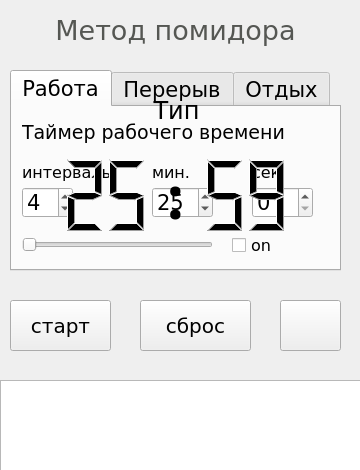
<?xml version="1.0" encoding="UTF-8"?>
<ui version="4.0">
 <class>MainForm</class>
 <widget class="QWidget" name="MainForm">
  <property name="geometry">
   <rect>
    <x>0</x>
    <y>0</y>
    <width>360</width>
    <height>470</height>
   </rect>
  </property>
  <property name="windowTitle">
   <string>tomato</string>
  </property>
  <widget class="QTabWidget" name="TabMenuIntervals">
   <property name="enabled">
    <bool>true</bool>
   </property>
   <property name="geometry">
    <rect>
     <x>10</x>
     <y>70</y>
     <width>331</width>
     <height>201</height>
    </rect>
   </property>
   <property name="font">
    <font>
     <family>DejaVu Sans</family>
     <pointsize>16</pointsize>
    </font>
   </property>
   <property name="currentIndex">
    <number>0</number>
   </property>
   <widget class="QWidget" name="tab_7">
    <attribute name="title">
     <string>Работа</string>
    </attribute>
    <widget class="QCheckBox" name="checkBox_WorkOff">
     <property name="geometry">
      <rect>
       <x>220</x>
       <y>130</y>
       <width>61</width>
       <height>16</height>
      </rect>
     </property>
     <property name="font">
      <font>
       <family>DejaVu Sans</family>
       <pointsize>12</pointsize>
      </font>
     </property>
     <property name="text">
      <string>on</string>
     </property>
    </widget>
    <widget class="QSpinBox" name="spinBox_WorkSecunde">
     <property name="geometry">
      <rect>
       <x>240</x>
       <y>80</y>
       <width>61</width>
       <height>31</height>
      </rect>
     </property>
     <property name="maximum">
      <number>60</number>
     </property>
    </widget>
    <widget class="QLabel" name="label_4">
     <property name="geometry">
      <rect>
       <x>140</x>
       <y>50</y>
       <width>61</width>
       <height>31</height>
      </rect>
     </property>
     <property name="font">
      <font>
       <family>DejaVu Sans</family>
       <pointsize>12</pointsize>
      </font>
     </property>
     <property name="text">
      <string>мин.</string>
     </property>
    </widget>
    <widget class="QSpinBox" name="spinBox_WorkMinute">
     <property name="geometry">
      <rect>
       <x>140</x>
       <y>80</y>
       <width>61</width>
       <height>31</height>
      </rect>
     </property>
     <property name="minimum">
      <number>0</number>
     </property>
     <property name="maximum">
      <number>999</number>
     </property>
     <property name="value">
      <number>25</number>
     </property>
    </widget>
    <widget class="QSpinBox" name="spinBox_WorkInterval">
     <property name="geometry">
      <rect>
       <x>10</x>
       <y>80</y>
       <width>51</width>
       <height>31</height>
      </rect>
     </property>
     <property name="minimum">
      <number>0</number>
     </property>
     <property name="value">
      <number>4</number>
     </property>
    </widget>
    <widget class="QSlider" name="horizontalSlider_workMinute">
     <property name="geometry">
      <rect>
       <x>10</x>
       <y>130</y>
       <width>191</width>
       <height>16</height>
      </rect>
     </property>
     <property name="maximum">
      <number>240</number>
     </property>
     <property name="orientation">
      <enum>Qt::Horizontal</enum>
     </property>
    </widget>
    <widget class="QLabel" name="label_3">
     <property name="geometry">
      <rect>
       <x>10</x>
       <y>50</y>
       <width>111</width>
       <height>31</height>
      </rect>
     </property>
     <property name="font">
      <font>
       <family>DejaVu Sans</family>
       <pointsize>12</pointsize>
      </font>
     </property>
     <property name="text">
      <string>интервалы</string>
     </property>
    </widget>
    <widget class="QLabel" name="labelTitleWorkTime">
     <property name="geometry">
      <rect>
       <x>10</x>
       <y>10</y>
       <width>301</width>
       <height>31</height>
      </rect>
     </property>
     <property name="font">
      <font>
       <family>DejaVu Sans</family>
       <pointsize>14</pointsize>
      </font>
     </property>
     <property name="text">
      <string>Таймер рабочего времени</string>
     </property>
    </widget>
    <widget class="QLabel" name="label_5">
     <property name="geometry">
      <rect>
       <x>240</x>
       <y>50</y>
       <width>71</width>
       <height>31</height>
      </rect>
     </property>
     <property name="font">
      <font>
       <family>DejaVu Sans</family>
       <pointsize>12</pointsize>
      </font>
     </property>
     <property name="text">
      <string>сек.</string>
     </property>
    </widget>
    <zorder>checkBox_WorkOff</zorder>
    <zorder>spinBox_WorkSecunde</zorder>
    <zorder>label_4</zorder>
    <zorder>spinBox_WorkMinute</zorder>
    <zorder>spinBox_WorkInterval</zorder>
    <zorder>horizontalSlider_workMinute</zorder>
    <zorder>label_3</zorder>
    <zorder>labelTitleWorkTime</zorder>
    <zorder>label_5</zorder>
    <zorder>listWidget</zorder>
    <zorder>label_dotsTime</zorder>
    <zorder>lcdNumber_Minute</zorder>
    <zorder>label_TypeInterval</zorder>
    <zorder>lcdNumber_Second</zorder>
    <zorder>lcdNumber_Second</zorder>
    <zorder>lcdNumber_Minute</zorder>
    <zorder>label_TypeInterval</zorder>
    <zorder>label_dotsTime</zorder>
   </widget>
   <widget class="QWidget" name="tab_8">
    <attribute name="title">
     <string>Перерыв</string>
    </attribute>
    <widget class="QSpinBox" name="spinBox_BreakSecunde">
     <property name="geometry">
      <rect>
       <x>110</x>
       <y>80</y>
       <width>61</width>
       <height>31</height>
      </rect>
     </property>
     <property name="maximum">
      <number>60</number>
     </property>
    </widget>
    <widget class="QCheckBox" name="checkBox_BreakOff">
     <property name="geometry">
      <rect>
       <x>220</x>
       <y>130</y>
       <width>61</width>
       <height>16</height>
      </rect>
     </property>
     <property name="font">
      <font>
       <family>DejaVu Sans</family>
       <pointsize>12</pointsize>
      </font>
     </property>
     <property name="text">
      <string>on</string>
     </property>
    </widget>
    <widget class="QLabel" name="label_6">
     <property name="geometry">
      <rect>
       <x>10</x>
       <y>50</y>
       <width>61</width>
       <height>31</height>
      </rect>
     </property>
     <property name="font">
      <font>
       <family>DejaVu Sans</family>
       <pointsize>12</pointsize>
      </font>
     </property>
     <property name="text">
      <string>мин.</string>
     </property>
    </widget>
    <widget class="QSpinBox" name="spinBox_BreakMinute">
     <property name="geometry">
      <rect>
       <x>10</x>
       <y>80</y>
       <width>61</width>
       <height>31</height>
      </rect>
     </property>
     <property name="maximum">
      <number>999</number>
     </property>
     <property name="value">
      <number>5</number>
     </property>
    </widget>
    <widget class="QSlider" name="horizontalSlider_BreakMinute">
     <property name="geometry">
      <rect>
       <x>10</x>
       <y>130</y>
       <width>191</width>
       <height>16</height>
      </rect>
     </property>
     <property name="maximum">
      <number>240</number>
     </property>
     <property name="orientation">
      <enum>Qt::Horizontal</enum>
     </property>
    </widget>
    <widget class="QLabel" name="label_8">
     <property name="geometry">
      <rect>
       <x>10</x>
       <y>10</y>
       <width>301</width>
       <height>31</height>
      </rect>
     </property>
     <property name="font">
      <font>
       <family>DejaVu Sans</family>
       <pointsize>14</pointsize>
      </font>
     </property>
     <property name="text">
      <string>Таймер маленького перерыва</string>
     </property>
    </widget>
    <widget class="QLabel" name="label_9">
     <property name="geometry">
      <rect>
       <x>110</x>
       <y>50</y>
       <width>71</width>
       <height>31</height>
      </rect>
     </property>
     <property name="font">
      <font>
       <family>DejaVu Sans</family>
       <pointsize>12</pointsize>
      </font>
     </property>
     <property name="text">
      <string>сек.</string>
     </property>
    </widget>
   </widget>
   <widget class="QWidget" name="tab_9">
    <attribute name="title">
     <string>Отдых</string>
    </attribute>
    <widget class="QSpinBox" name="spinBox_BigBreakSecunde">
     <property name="geometry">
      <rect>
       <x>110</x>
       <y>80</y>
       <width>61</width>
       <height>31</height>
      </rect>
     </property>
     <property name="maximum">
      <number>60</number>
     </property>
    </widget>
    <widget class="QCheckBox" name="checkBox_BigBreakOff">
     <property name="geometry">
      <rect>
       <x>220</x>
       <y>130</y>
       <width>61</width>
       <height>16</height>
      </rect>
     </property>
     <property name="font">
      <font>
       <family>DejaVu Sans</family>
       <pointsize>12</pointsize>
      </font>
     </property>
     <property name="text">
      <string>on</string>
     </property>
    </widget>
    <widget class="QLabel" name="label_10">
     <property name="geometry">
      <rect>
       <x>10</x>
       <y>50</y>
       <width>61</width>
       <height>31</height>
      </rect>
     </property>
     <property name="font">
      <font>
       <family>DejaVu Sans</family>
       <pointsize>12</pointsize>
      </font>
     </property>
     <property name="text">
      <string>мин.</string>
     </property>
    </widget>
    <widget class="QSpinBox" name="spinBox_BigBreakMinute">
     <property name="geometry">
      <rect>
       <x>10</x>
       <y>80</y>
       <width>61</width>
       <height>31</height>
      </rect>
     </property>
     <property name="maximum">
      <number>999</number>
     </property>
     <property name="value">
      <number>15</number>
     </property>
    </widget>
    <widget class="QSlider" name="horizontalSlider_BigBreak">
     <property name="geometry">
      <rect>
       <x>10</x>
       <y>130</y>
       <width>191</width>
       <height>16</height>
      </rect>
     </property>
     <property name="maximum">
      <number>240</number>
     </property>
     <property name="orientation">
      <enum>Qt::Horizontal</enum>
     </property>
    </widget>
    <widget class="QLabel" name="label_12">
     <property name="geometry">
      <rect>
       <x>10</x>
       <y>10</y>
       <width>301</width>
       <height>31</height>
      </rect>
     </property>
     <property name="font">
      <font>
       <family>DejaVu Sans</family>
       <pointsize>14</pointsize>
      </font>
     </property>
     <property name="text">
      <string>Таймер большого перерыва</string>
     </property>
    </widget>
    <widget class="QLabel" name="label_13">
     <property name="geometry">
      <rect>
       <x>110</x>
       <y>50</y>
       <width>71</width>
       <height>31</height>
      </rect>
     </property>
     <property name="font">
      <font>
       <family>DejaVu Sans</family>
       <pointsize>12</pointsize>
      </font>
     </property>
     <property name="text">
      <string>сек.</string>
     </property>
    </widget>
   </widget>
  </widget>
  <widget class="QLabel" name="label_header">
   <property name="geometry">
    <rect>
     <x>0</x>
     <y>0</y>
     <width>351</width>
     <height>61</height>
    </rect>
   </property>
   <property name="font">
    <font>
     <family>DejaVu Sans</family>
    </font>
   </property>
   <property name="text">
    <string>&lt;html&gt;&lt;head/&gt;&lt;body&gt;&lt;p align=&quot;center&quot;&gt;&lt;span style=&quot; font-size:20pt; color:#555753;&quot;&gt;Метод помидора&lt;/span&gt;&lt;/p&gt;&lt;/body&gt;&lt;/html&gt;</string>
   </property>
  </widget>
  <widget class="QPushButton" name="pushButton_StartAndStop">
   <property name="geometry">
    <rect>
     <x>10</x>
     <y>300</y>
     <width>101</width>
     <height>51</height>
    </rect>
   </property>
   <property name="font">
    <font>
     <family>DejaVu Sans</family>
     <pointsize>15</pointsize>
    </font>
   </property>
   <property name="text">
    <string>старт</string>
   </property>
  </widget>
  <widget class="QPushButton" name="pushButton_Settings">
   <property name="geometry">
    <rect>
     <x>280</x>
     <y>300</y>
     <width>61</width>
     <height>51</height>
    </rect>
   </property>
   <property name="text">
    <string/>
   </property>
   <property name="icon">
    <iconset>
     <normaloff>../pic/setting.png</normaloff>../pic/setting.png</iconset>
   </property>
   <property name="iconSize">
    <size>
     <width>40</width>
     <height>40</height>
    </size>
   </property>
  </widget>
  <widget class="QPushButton" name="pushButton_Reset">
   <property name="geometry">
    <rect>
     <x>140</x>
     <y>300</y>
     <width>111</width>
     <height>51</height>
    </rect>
   </property>
   <property name="font">
    <font>
     <family>DejaVu Sans</family>
     <pointsize>15</pointsize>
    </font>
   </property>
   <property name="text">
    <string>сброс</string>
   </property>
  </widget>
  <widget class="QListView" name="listView">
   <property name="geometry">
    <rect>
     <x>0</x>
     <y>380</y>
     <width>361</width>
     <height>91</height>
    </rect>
   </property>
   <property name="autoScroll">
    <bool>true</bool>
   </property>
  </widget>
  <widget class="QLCDNumber" name="lcdNumber_Minute">
   <property name="enabled">
    <bool>true</bool>
   </property>
   <property name="geometry">
    <rect>
     <x>60</x>
     <y>140</y>
     <width>91</width>
     <height>111</height>
    </rect>
   </property>
   <property name="frameShape">
    <enum>QFrame::NoFrame</enum>
   </property>
   <property name="frameShadow">
    <enum>QFrame::Raised</enum>
   </property>
   <property name="lineWidth">
    <number>1</number>
   </property>
   <property name="digitCount">
    <number>2</number>
   </property>
   <property name="intValue" stdset="0">
    <number>25</number>
   </property>
  </widget>
  <widget class="QLabel" name="label_TypeInterval">
   <property name="enabled">
    <bool>true</bool>
   </property>
   <property name="geometry">
    <rect>
     <x>71</x>
     <y>90</y>
     <width>211</width>
     <height>41</height>
    </rect>
   </property>
   <property name="font">
    <font>
     <family>DejaVu Sans</family>
     <pointsize>18</pointsize>
    </font>
   </property>
   <property name="frameShape">
    <enum>QFrame::NoFrame</enum>
   </property>
   <property name="text">
    <string>Тип</string>
   </property>
   <property name="textFormat">
    <enum>Qt::AutoText</enum>
   </property>
   <property name="alignment">
    <set>Qt::AlignCenter</set>
   </property>
  </widget>
  <widget class="QLCDNumber" name="lcdNumber_Second">
   <property name="enabled">
    <bool>true</bool>
   </property>
   <property name="geometry">
    <rect>
     <x>200</x>
     <y>140</y>
     <width>91</width>
     <height>111</height>
    </rect>
   </property>
   <property name="frameShape">
    <enum>QFrame::NoFrame</enum>
   </property>
   <property name="frameShadow">
    <enum>QFrame::Raised</enum>
   </property>
   <property name="smallDecimalPoint">
    <bool>false</bool>
   </property>
   <property name="digitCount">
    <number>2</number>
   </property>
   <property name="mode">
    <enum>QLCDNumber::Dec</enum>
   </property>
   <property name="segmentStyle">
    <enum>QLCDNumber::Filled</enum>
   </property>
   <property name="intValue" stdset="0">
    <number>59</number>
   </property>
  </widget>
  <widget class="QLabel" name="label_dotsTime">
   <property name="enabled">
    <bool>true</bool>
   </property>
   <property name="geometry">
    <rect>
     <x>160</x>
     <y>140</y>
     <width>31</width>
     <height>111</height>
    </rect>
   </property>
   <property name="font">
    <font>
     <family>Free Helvetian Condensed</family>
     <pointsize>45</pointsize>
     <weight>75</weight>
     <italic>false</italic>
     <bold>true</bold>
    </font>
   </property>
   <property name="frameShape">
    <enum>QFrame::NoFrame</enum>
   </property>
   <property name="text">
    <string>:</string>
   </property>
   <property name="alignment">
    <set>Qt::AlignCenter</set>
   </property>
  </widget>
 </widget>
 <resources/>
 <connections/>
</ui>
